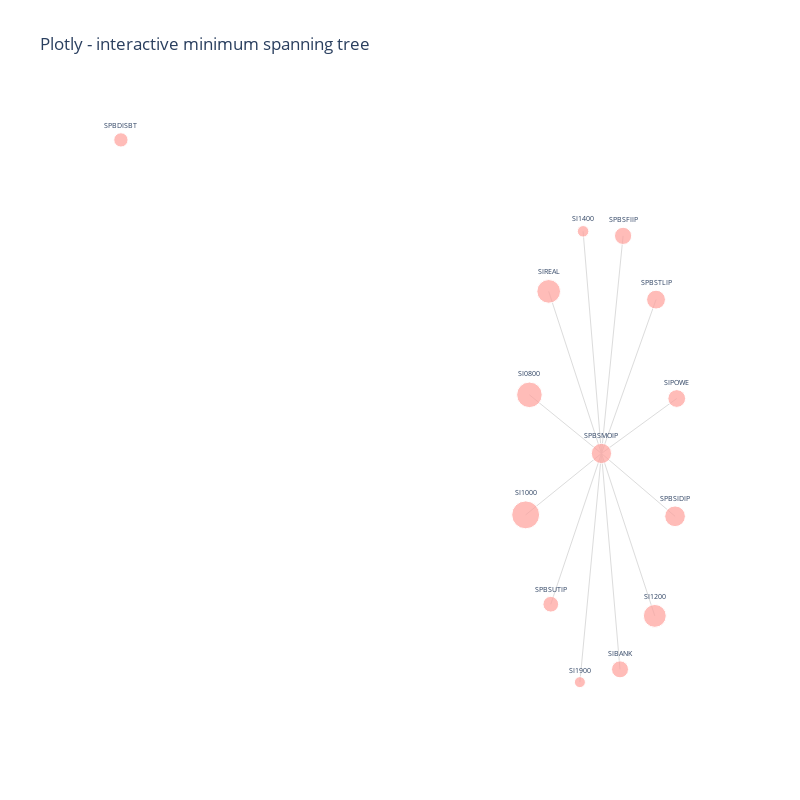

The cell this chart's notebook holds for it:
### Markdown cell above
To plot the network we define the scatter plot (tracer) and line plot (tracer_marker) series and define some cosmetic parameters which dictate the graph layout.

### Code cell
# Plot graph

# edges
tracer = go.Scatter(
    x=Xedges,
    y=Yedges,
    mode="lines",
    line=dict(color="#DCDCDC", width=1),
    hoverinfo="none",
    showlegend=False,
)


# nodes
tracer_marker = go.Scatter(
    x=Xnodes,
    y=Ynodes,
    mode="markers+text",
    textposition="top center",
    marker=dict(size=node_size, line=dict(width=1), color=node_colour),
    hoverinfo="text",
    hovertext=description,
    text=node_label,
    textfont=dict(size=7),
    showlegend=False,
)


axis_style = dict(
    title="",
    titlefont=dict(size=20),
    showgrid=False,
    zeroline=False,
    showline=False,
    ticks="",
    showticklabels=False,
)


layout = dict(
    title="Plotly - interactive minimum spanning tree",
    width=800,
    height=800,
    autosize=False,
    showlegend=False,
    xaxis=axis_style,
    yaxis=axis_style,
    hovermode="closest",
    plot_bgcolor="#fff",
)


fig = go.Figure()
fig.add_trace(tracer)
fig.add_trace(tracer_marker)
fig.update_layout(layout)

fig.show()

display(
    HTML(
        """
        <p>Node sizes are proportional to the size of
        annualised returns.<br>Node colours signify positive
        or negative returns since beginning of the timeframe.</p>
        """
    )
)

### Figure 1 — Plotly figure (JSON) as saved in the notebook; plotly's stock layout.template omitted (floating-point values rounded to 4 significant figures)
{"data": [{"showlegend": false, "mode": "lines", "hoverinfo": "none", "y": [-0.01622, -0.1388, null, -0.01622, 0.1515, null, -0.01622, -0.1792, null, -0.01622, 0.02527, null, -0.01622, 0.1061, null, -0.01622, 0.0999, null, -0.01622, -0.13, null, -0.01622, -0.1888, null, -0.01622, 0.02804, null, -0.01622, -0.06257, null, -0.01622, -0.06365, null, -0.01622, 0.148, null], "x": [0.07589, 0.1954, null, 0.07589, 0.03482, null, 0.07589, 0.1175, null, 0.07589, 0.2445, null, 0.07589, -0.04221, null, 0.07589, 0.1981, null, 0.07589, -0.03753, null, 0.07589, 0.02765, null, 0.07589, -0.08534, null, 0.07589, -0.09375, null, 0.07589, 0.2407, null, 0.07589, 0.1243, null], "line": {"color": "#DCDCDC", "width": 1}, "type": "scatter"}, {"textposition": "top center", "showlegend": false, "text": ["SPBDISBT", "SPBSMOIP", "SI1200", "SI1400", "SIBANK", "SIPOWE", "SIREAL", "SPBSTLIP", "SPBSUTIP", "SI1900", "SI0800", "SI1000", "SPBSIDIP", "SPBSFIIP"], "hovertext": ["<b>SPBDISBT</b><br>Annualized Returns: -8.1%<br>Annualized Volatility: 4.9%<br><br>Strongest correlations with: <br>SI1200: -0.06<br>SI1400: -0.05<br>SI1000: 0.05<br><br>Weakest correlations with: <br>SIBANK: -0.01<br>SPBSFIIP: -0.01<br>SPBSMOIP: 0.01<br>", "<b>SPBSMOIP</b><br>Annualized Returns: -16.4%<br>Annualized Volatility: 21.3%<br><br>Strongest correlations with: <br>SPBSFIIP: 0.81<br>SPBSIDIP: 0.81<br>SIBANK: 0.80<br><br>Weakest correlations with: <br>SPBDISBT: 0.01<br>SPBSTLIP: 0.55<br>SI1000: 0.65<br>", "<b>SI1200</b><br>Annualized Returns: -20.8%<br>Annualized Volatility: 35.6%<br><br>Strongest correlations with: <br>SPBSIDIP: 0.75<br>SI1400: 0.72<br>SPBSUTIP: 0.71<br><br>Weakest correlations with: <br>SPBDISBT: -0.06<br>SPBSTLIP: 0.45<br>SI1000: 0.47<br>", "<b>SI1400</b><br>Annualized Returns: -5.3%<br>Annualized Volatility: 26.6%<br><br>Strongest correlations with: <br>SPBSUTIP: 0.79<br>SPBSIDIP: 0.75<br>SI1200: 0.72<br><br>Weakest correlations with: <br>SPBDISBT: -0.05<br>SPBSTLIP: 0.42<br>SI1000: 0.46<br>", "<b>SIBANK</b><br>Annualized Returns: -11.5%<br>Annualized Volatility: 34.5%<br><br>Strongest correlations with: <br>SPBSFIIP: 0.98<br>SPBSIDIP: 0.80<br>SPBSMOIP: 0.80<br><br>Weakest correlations with: <br>SPBDISBT: -0.01<br>SI1000: 0.45<br>SI0800: 0.46<br>", "<b>SIPOWE</b><br>Annualized Returns: -12.6%<br>Annualized Volatility: 23.8%<br><br>Strongest correlations with: <br>SPBSUTIP: 0.95<br>SPBSIDIP: 0.76<br>SI1400: 0.71<br><br>Weakest correlations with: <br>SPBDISBT: -0.03<br>SI1000: 0.43<br>SPBSTLIP: 0.48<br>", "<b>SIREAL</b><br>Annualized Returns: -22.4%<br>Annualized Volatility: 32.9%<br><br>Strongest correlations with: <br>SPBSIDIP: 0.77<br>SPBSFIIP: 0.74<br>SIBANK: 0.72<br><br>Weakest correlations with: <br>SPBDISBT: -0.04<br>SI1000: 0.39<br>SPBSTLIP: 0.43<br>", "<b>SPBSTLIP</b><br>Annualized Returns: -14.2%<br>Annualized Volatility: 33.4%<br><br>Strongest correlations with: <br>SPBSMOIP: 0.55<br>SPBSIDIP: 0.50<br>SPBSFIIP: 0.50<br><br>Weakest correlations with: <br>SPBDISBT: -0.02<br>SI1000: 0.30<br>SI1400: 0.42<br>", "<b>SPBSUTIP</b><br>Annualized Returns: -9.9%<br>Annualized Volatility: 23.6%<br><br>Strongest correlations with: <br>SIPOWE: 0.95<br>SI1400: 0.79<br>SPBSIDIP: 0.73<br><br>Weakest correlations with: <br>SPBDISBT: -0.04<br>SI1000: 0.44<br>SPBSTLIP: 0.47<br>", "<b>SI1900</b><br>Annualized Returns: -4.8%<br>Annualized Volatility: 29.6%<br><br>Strongest correlations with: <br>SPBSIDIP: 0.84<br>SPBSMOIP: 0.79<br>SPBSFIIP: 0.76<br><br>Weakest correlations with: <br>SPBDISBT: -0.03<br>SPBSTLIP: 0.47<br>SI1000: 0.49<br>", "<b>SI0800</b><br>Annualized Returns: -26.1%<br>Annualized Volatility: 20.9%<br><br>Strongest correlations with: <br>SPBSMOIP: 0.70<br>SPBSUTIP: 0.61<br>SPBSIDIP: 0.60<br><br>Weakest correlations with: <br>SPBDISBT: -0.02<br>SPBSTLIP: 0.43<br>SI1000: 0.45<br>", "<b>SI1000</b><br>Annualized Returns: -31.1%<br>Annualized Volatility: 25.8%<br><br>Strongest correlations with: <br>SPBSMOIP: 0.65<br>SI1900: 0.49<br>SI1200: 0.47<br><br>Weakest correlations with: <br>SPBDISBT: 0.05<br>SPBSTLIP: 0.30<br>SIREAL: 0.39<br>", "<b>SPBSIDIP</b><br>Annualized Returns: -17.2%<br>Annualized Volatility: 26.0%<br><br>Strongest correlations with: <br>SI1900: 0.84<br>SPBSFIIP: 0.82<br>SPBSMOIP: 0.81<br><br>Weakest correlations with: <br>SPBDISBT: -0.02<br>SI1000: 0.47<br>SPBSTLIP: 0.50<br>", "<b>SPBSFIIP</b><br>Annualized Returns: -11.8%<br>Annualized Volatility: 31.8%<br><br>Strongest correlations with: <br>SIBANK: 0.98<br>SPBSIDIP: 0.82<br>SPBSMOIP: 0.81<br><br>Weakest correlations with: <br>SPBDISBT: -0.01<br>SI1000: 0.46<br>SI0800: 0.47<br>"], "textfont": {"size": 7}, "y": [0.2205, -0.01622, -0.1388, 0.1515, -0.1792, 0.02527, 0.1061, 0.0999, -0.13, -0.1888, 0.02804, -0.06257, -0.06365, 0.148], "mode": "markers+text", "hoverinfo": "text", "marker": {"color": ["#ffa09b", "#ffa09b", "#ffa09b", "#ffa09b", "#ffa09b", "#ffa09b", "#ffa09b", "#ffa09b", "#ffa09b", "#ffa09b", "#ffa09b", "#ffa09b", "#ffa09b", "#ffa09b"], "line": {"width": 1}, "size": [14.25, 20.25, 22.83, 11.49, 16.97, 17.75, 23.65, 18.86, 15.72, 11.0, 25.54, 27.89, 20.71, 17.2]}, "x": [-1, 0.07589, 0.1954, 0.03482, 0.1175, 0.2445, -0.04221, 0.1981, -0.03753, 0.02765, -0.08534, -0.09375, 0.2407, 0.1243], "type": "scatter"}], "layout": {"autosize": false, "xaxis": {"showticklabels": false, "title": {"text": "", "font": {"size": 20}}, "ticks": "", "showgrid": false, "zeroline": false, "showline": false}, "title": {"text": "Plotly - interactive minimum spanning tree"}, "plot_bgcolor": "#fff", "yaxis": {"showticklabels": false, "title": {"text": "", "font": {"size": 20}}, "ticks": "", "showgrid": false, "zeroline": false, "showline": false}, "showlegend": false, "height": 800, "width": 800, "hovermode": "closest"}}
